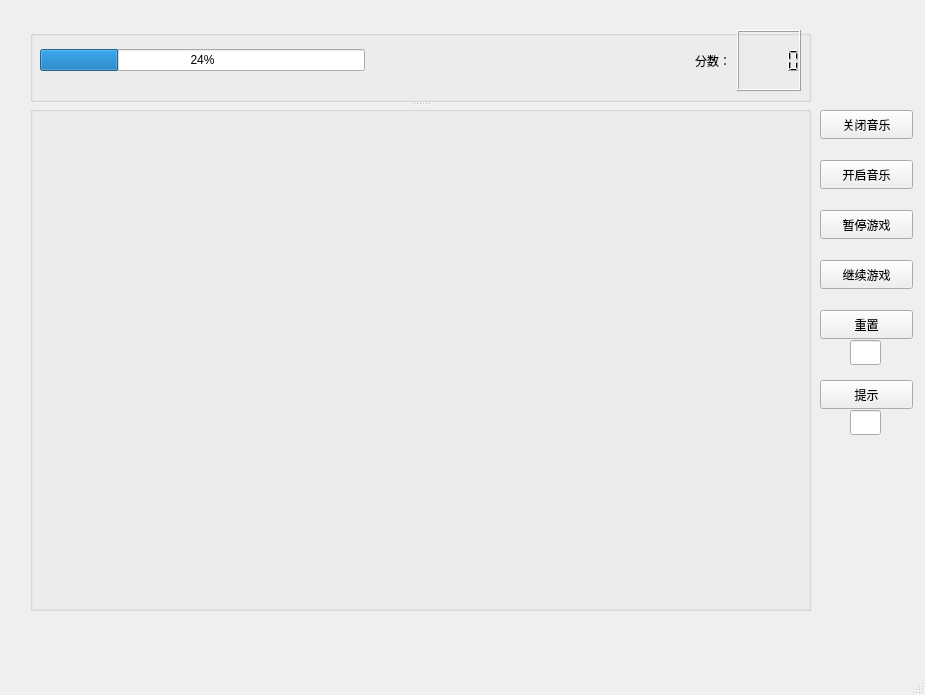
<?xml version="1.0" encoding="UTF-8"?>
<ui version="4.0">
 <class>MainWindow</class>
 <widget class="QMainWindow" name="MainWindow">
  <property name="geometry">
   <rect>
    <x>0</x>
    <y>0</y>
    <width>925</width>
    <height>695</height>
   </rect>
  </property>
  <property name="windowTitle">
   <string>MainWindow</string>
  </property>
  <widget class="QWidget" name="centralwidget">
   <widget class="QSplitter" name="splitter">
    <property name="geometry">
     <rect>
      <x>30</x>
      <y>30</y>
      <width>781</width>
      <height>581</height>
     </rect>
    </property>
    <property name="sizePolicy">
     <sizepolicy hsizetype="Preferred" vsizetype="Expanding">
      <horstretch>0</horstretch>
      <verstretch>0</verstretch>
     </sizepolicy>
    </property>
    <property name="orientation">
     <enum>Qt::Vertical</enum>
    </property>
    <widget class="QGroupBox" name="display">
     <property name="sizePolicy">
      <sizepolicy hsizetype="Preferred" vsizetype="Preferred">
       <horstretch>0</horstretch>
       <verstretch>1</verstretch>
      </sizepolicy>
     </property>
     <property name="title">
      <string/>
     </property>
     <widget class="QWidget" name="horizontalLayoutWidget">
      <property name="geometry">
       <rect>
        <x>10</x>
        <y>0</y>
        <width>761</width>
        <height>61</height>
       </rect>
      </property>
      <layout class="QHBoxLayout" name="horizontalLayout">
       <item>
        <widget class="QProgressBar" name="progressBar">
         <property name="value">
          <number>24</number>
         </property>
        </widget>
       </item>
       <item>
        <spacer name="horizontalSpacer">
         <property name="orientation">
          <enum>Qt::Horizontal</enum>
         </property>
         <property name="sizeHint" stdset="0">
          <size>
           <width>88</width>
           <height>56</height>
          </size>
         </property>
        </spacer>
       </item>
       <item>
        <widget class="QLabel" name="label">
         <property name="styleSheet">
          <string notr="true">font: 700 14pt &quot;Microsoft YaHei UI&quot;;</string>
         </property>
         <property name="text">
          <string>分数：</string>
         </property>
        </widget>
       </item>
       <item>
        <widget class="QLCDNumber" name="lcdNumber">
         <property name="styleSheet">
          <string notr="true">font: 700 14pt &quot;Microsoft YaHei UI&quot;;
</string>
         </property>
        </widget>
       </item>
      </layout>
     </widget>
    </widget>
    <widget class="QGroupBox" name="game">
     <property name="sizePolicy">
      <sizepolicy hsizetype="Preferred" vsizetype="Preferred">
       <horstretch>0</horstretch>
       <verstretch>7</verstretch>
      </sizepolicy>
     </property>
     <property name="title">
      <string/>
     </property>
     <widget class="QWidget" name="verticalLayoutWidget">
      <property name="geometry">
       <rect>
        <x>0</x>
        <y>0</y>
        <width>781</width>
        <height>501</height>
       </rect>
      </property>
      <layout class="QVBoxLayout" name="verticalLayout">
       <item>
        <spacer name="verticalSpacer">
         <property name="orientation">
          <enum>Qt::Vertical</enum>
         </property>
         <property name="sizeHint" stdset="0">
          <size>
           <width>20</width>
           <height>40</height>
          </size>
         </property>
        </spacer>
       </item>
       <item>
        <layout class="QHBoxLayout" name="horizontalLayout_2">
         <item>
          <spacer name="horizontalSpacer_3">
           <property name="orientation">
            <enum>Qt::Horizontal</enum>
           </property>
           <property name="sizeHint" stdset="0">
            <size>
             <width>40</width>
             <height>20</height>
            </size>
           </property>
          </spacer>
         </item>
         <item>
          <layout class="QGridLayout" name="gridLayout"/>
         </item>
         <item>
          <spacer name="horizontalSpacer_2">
           <property name="orientation">
            <enum>Qt::Horizontal</enum>
           </property>
           <property name="sizeHint" stdset="0">
            <size>
             <width>40</width>
             <height>20</height>
            </size>
           </property>
          </spacer>
         </item>
        </layout>
       </item>
       <item>
        <spacer name="verticalSpacer_2">
         <property name="orientation">
          <enum>Qt::Vertical</enum>
         </property>
         <property name="sizeHint" stdset="0">
          <size>
           <width>20</width>
           <height>40</height>
          </size>
         </property>
        </spacer>
       </item>
      </layout>
     </widget>
    </widget>
   </widget>
   <widget class="QPushButton" name="closeBGM">
    <property name="geometry">
     <rect>
      <x>820</x>
      <y>110</y>
      <width>93</width>
      <height>29</height>
     </rect>
    </property>
    <property name="text">
     <string>关闭音乐</string>
    </property>
   </widget>
   <widget class="QPushButton" name="openBGM">
    <property name="geometry">
     <rect>
      <x>820</x>
      <y>160</y>
      <width>93</width>
      <height>29</height>
     </rect>
    </property>
    <property name="text">
     <string>开启音乐</string>
    </property>
   </widget>
   <widget class="QPushButton" name="stopGame">
    <property name="geometry">
     <rect>
      <x>820</x>
      <y>210</y>
      <width>93</width>
      <height>29</height>
     </rect>
    </property>
    <property name="text">
     <string>暂停游戏</string>
    </property>
   </widget>
   <widget class="QPushButton" name="continueGame">
    <property name="geometry">
     <rect>
      <x>820</x>
      <y>260</y>
      <width>93</width>
      <height>29</height>
     </rect>
    </property>
    <property name="text">
     <string>继续游戏</string>
    </property>
   </widget>
   <widget class="QPushButton" name="reset">
    <property name="geometry">
     <rect>
      <x>820</x>
      <y>310</y>
      <width>93</width>
      <height>29</height>
     </rect>
    </property>
    <property name="text">
     <string>重置</string>
    </property>
   </widget>
   <widget class="QLineEdit" name="resetChoice">
    <property name="geometry">
     <rect>
      <x>850</x>
      <y>340</y>
      <width>31</width>
      <height>25</height>
     </rect>
    </property>
   </widget>
   <widget class="QPushButton" name="hint">
    <property name="geometry">
     <rect>
      <x>820</x>
      <y>380</y>
      <width>93</width>
      <height>29</height>
     </rect>
    </property>
    <property name="text">
     <string>提示</string>
    </property>
   </widget>
   <widget class="QLineEdit" name="hintChoice">
    <property name="geometry">
     <rect>
      <x>850</x>
      <y>410</y>
      <width>31</width>
      <height>25</height>
     </rect>
    </property>
   </widget>
  </widget>
  <widget class="QMenuBar" name="menubar">
   <property name="geometry">
    <rect>
     <x>0</x>
     <y>0</y>
     <width>925</width>
     <height>26</height>
    </rect>
   </property>
  </widget>
  <widget class="QStatusBar" name="statusbar"/>
 </widget>
 <resources/>
 <connections/>
</ui>
